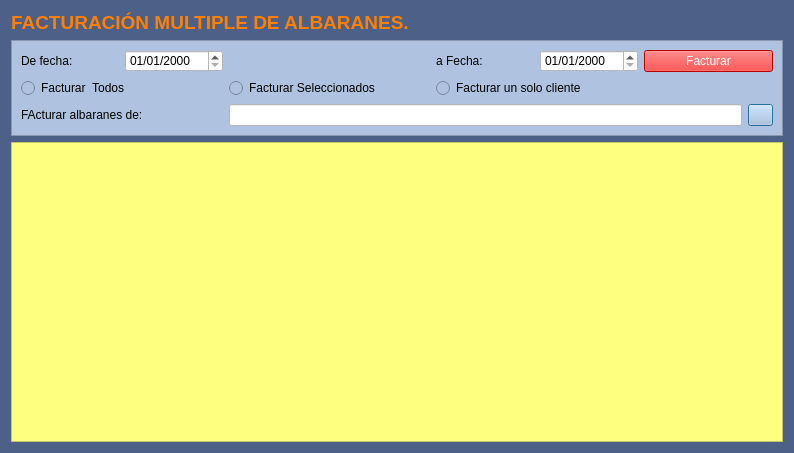
<?xml version="1.0" encoding="UTF-8"?>
<ui version="4.0">
 <class>FrmFacturarAlabaranes</class>
 <widget class="QDialog" name="FrmFacturarAlabaranes">
  <property name="geometry">
   <rect>
    <x>0</x>
    <y>0</y>
    <width>794</width>
    <height>453</height>
   </rect>
  </property>
  <property name="windowTitle">
   <string>Facturación multile de albaranes</string>
  </property>
  <property name="windowIcon">
   <iconset resource="../Maya.qrc">
    <normaloff>:/Icons/PNG/Maya.png</normaloff>:/Icons/PNG/Maya.png</iconset>
  </property>
  <property name="styleSheet">
   <string notr="true">background-color:#4c6088</string>
  </property>
  <layout class="QGridLayout" name="gridLayout">
   <item row="0" column="0">
    <widget class="QLabel" name="textoTitulo">
     <property name="styleSheet">
      <string notr="true">color: rgb(255, 85, 0);
font: 75 16pt &quot;Nimbus Sans L&quot;;</string>
     </property>
     <property name="text">
      <string>&lt;html&gt;&lt;head/&gt;&lt;body&gt;&lt;p&gt;&lt;span style=&quot; font-size:14pt; font-weight:600; color:#ff8000;&quot;&gt;FACTURACIÓN MULTIPLE DE ALBARANES.&lt;/span&gt;&lt;/p&gt;&lt;/body&gt;&lt;/html&gt;</string>
     </property>
    </widget>
   </item>
   <item row="1" column="0">
    <widget class="QFrame" name="frame">
     <property name="styleSheet">
      <string notr="true">background-color: rgb(175,195,225);</string>
     </property>
     <property name="frameShape">
      <enum>QFrame::StyledPanel</enum>
     </property>
     <property name="frameShadow">
      <enum>QFrame::Raised</enum>
     </property>
     <layout class="QGridLayout" name="gridLayout_2">
      <item row="0" column="0">
       <widget class="QLabel" name="label">
        <property name="text">
         <string>De fecha:</string>
        </property>
       </widget>
      </item>
      <item row="0" column="4">
       <widget class="QLabel" name="label_2">
        <property name="text">
         <string>a Fecha:</string>
        </property>
       </widget>
      </item>
      <item row="0" column="5">
       <widget class="QDateEdit" name="dateEdit_2">
        <property name="styleSheet">
         <string notr="true">background-color: rgb(255, 255, 255);</string>
        </property>
        <property name="displayFormat">
         <string>dd/MM/yyyy</string>
        </property>
       </widget>
      </item>
      <item row="1" column="0" colspan="2">
       <widget class="QRadioButton" name="radioButton">
        <property name="text">
         <string>Facturar  Todos</string>
        </property>
       </widget>
      </item>
      <item row="1" column="2" colspan="2">
       <widget class="QRadioButton" name="radioButton_3">
        <property name="text">
         <string>Facturar Seleccionados</string>
        </property>
       </widget>
      </item>
      <item row="1" column="4" colspan="2">
       <widget class="QRadioButton" name="radioButton_2">
        <property name="text">
         <string>Facturar un solo cliente</string>
        </property>
       </widget>
      </item>
      <item row="2" column="0" colspan="2">
       <widget class="QLabel" name="label_3">
        <property name="text">
         <string>FActurar albaranes de:</string>
        </property>
       </widget>
      </item>
      <item row="2" column="7">
       <widget class="QPushButton" name="pushButton">
        <property name="maximumSize">
         <size>
          <width>25</width>
          <height>16777215</height>
         </size>
        </property>
        <property name="text">
         <string/>
        </property>
        <property name="icon">
         <iconset resource="../Maya.qrc">
          <normaloff>:/Icons/PNG/search.png</normaloff>:/Icons/PNG/search.png</iconset>
        </property>
        <property name="iconSize">
         <size>
          <width>18</width>
          <height>18</height>
         </size>
        </property>
       </widget>
      </item>
      <item row="2" column="2" colspan="5">
       <widget class="QLineEdit" name="lineEdit">
        <property name="styleSheet">
         <string notr="true">background-color: rgb(255, 255, 255);</string>
        </property>
       </widget>
      </item>
      <item row="0" column="6" colspan="2">
       <widget class="QPushButton" name="pushButton_2">
        <property name="styleSheet">
         <string notr="true">background-color: rgb(255, 0, 0);
color: rgb(255, 255, 255);</string>
        </property>
        <property name="text">
         <string>Facturar</string>
        </property>
       </widget>
      </item>
      <item row="0" column="1">
       <widget class="QDateEdit" name="dateEdit">
        <property name="styleSheet">
         <string notr="true">background-color: rgb(255, 255, 255);</string>
        </property>
        <property name="displayFormat">
         <string>dd/MM/yyyy</string>
        </property>
       </widget>
      </item>
     </layout>
    </widget>
   </item>
   <item row="2" column="0">
    <widget class="QTableView" name="tableView">
     <property name="styleSheet">
      <string notr="true">background-color: rgb(255, 255, 127);</string>
     </property>
    </widget>
   </item>
  </layout>
 </widget>
 <resources>
  <include location="../Maya.qrc"/>
 </resources>
 <connections/>
</ui>
